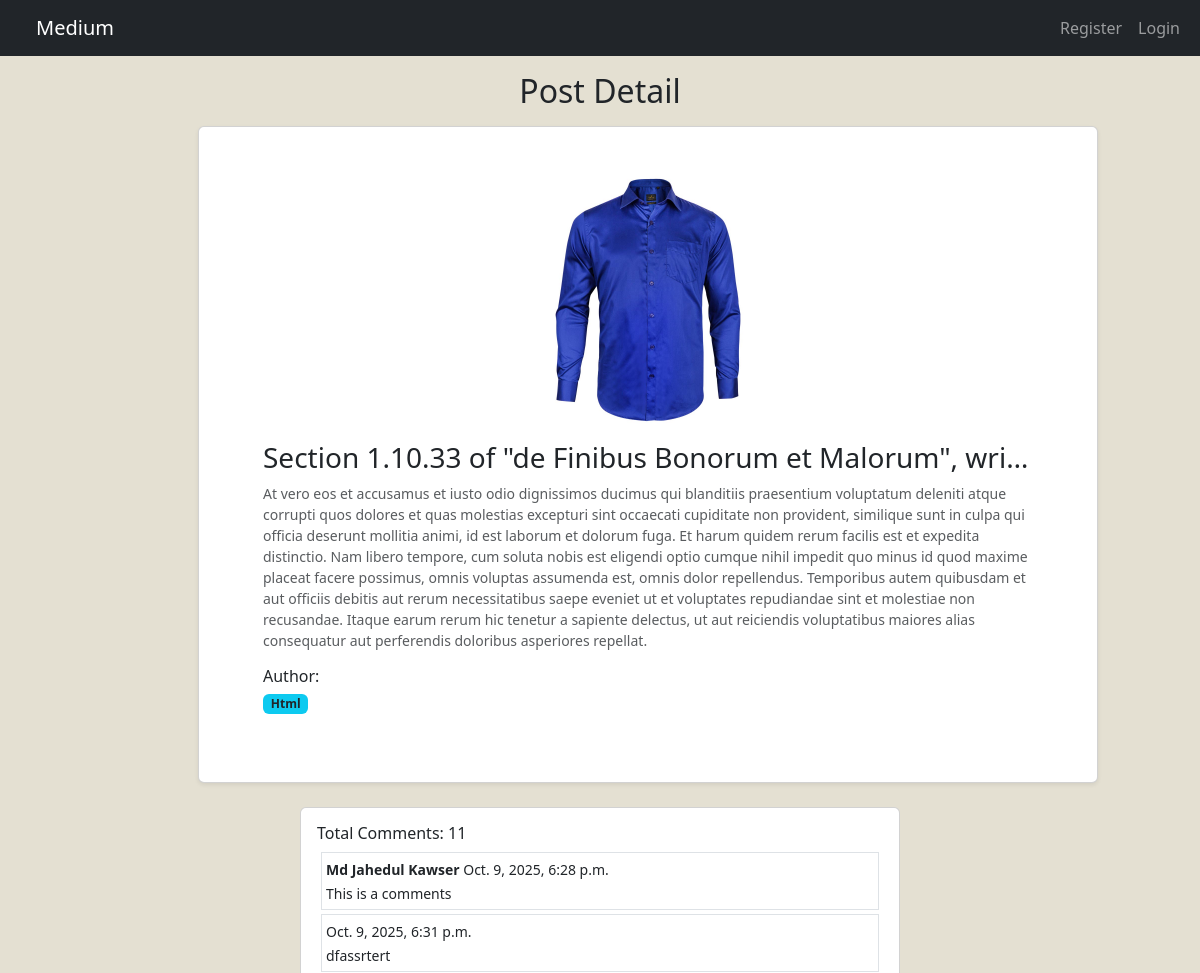
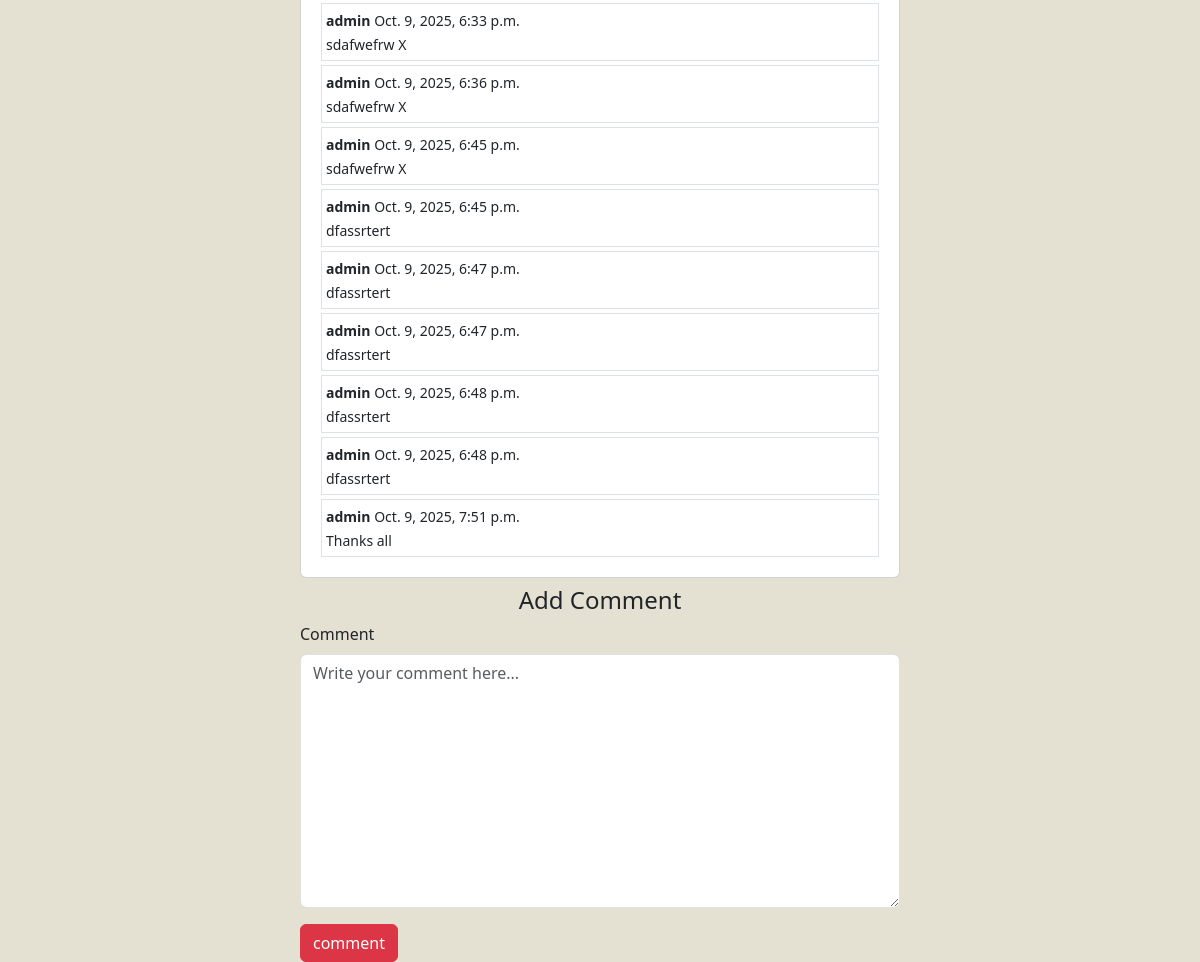
/posts/detail/2, run on the app's committed database (2 pictures, top to bottom).
### posts/models.py (models this page shows, shortened)
class Post(models.Model):
    title = models.CharField(max_length=200)
    content = models.TextField()
    category = models.ManyToManyField(Category)
    author = models.ForeignKey(User, on_delete=models.CASCADE)
    image = models.ImageField(upload_to='product_images/')

class Comments(models.Model):
    post = models.ForeignKey(Post, on_delete=models.CASCADE,related_name='comments')
    name = models.CharField(max_length=30)
    email = models.EmailField()
    created_on = models.DateTimeField(auto_now=True)
    comment = models.TextField(blank=True, null=True)

### categories/models.py (models this page shows, shortened)
class Category(models.Model):
    name = models.CharField(max_length=100)
    slug = models.SlugField(max_length=100, unique=True, blank=True, null=True)

### posts/views.py (the view, shortened to what this page needs)
# urls.py: path("detail/<int:id>", DetailPostView.as_view(), name='detail_post')
class DetailPostView(DetailView):
    model = Post
    pk_url_kwarg = 'id'
    template_name = "detail_post.html"
    def get_context_data(self, **kwargs):
        context = super().get_context_data(**kwargs)
        post = self.object
        comments = post.comments.all()
        comment_form = CommentForm()
        context['comments'] = comments
        context['comment_form'] = comment_form
        return context

### posts/forms.py
class CommentForm(forms.ModelForm):
    comment = forms.CharField(widget=forms.Textarea(attrs={'placeholder': 'Write your comment here...'}), required=False)
    class Meta:
        model = Comments
        fields = ['comment']

### posts/templates/detail_post.html (shortened to what this page needs)
{% extends "base.html" %}
{% load static %}
{% block content %}
{% load crispy_forms_tags %}
<div style="width:75%; margin:auto;">
    <h2 class="text-center my-3">Post Detail</h2>
  <div class="card shadow-sm w-100 mx-5 p-5">
    <img
      src="{{ post.image.url }}"
      class="card-img-top img-fluid"
      style="max-height: 250px; object-fit: contain"
      alt="{{ post.title }}"
    />
    <div class="card-body d-flex flex-column">
      <h3 class="card-title text-truncate">{{ post.title}}</h3>
      <p class="card-text small text-muted">
        {{ post.content}}
      </p>
      <div class="mt-auto">
        <h6 class="mb-1">
          Author: {{ post.author.first_name }} {{ post.author.last_name }}
        </h6>
        {% for category in post.category.all %}
        <span class="badge bg-info text-dark mb-1">{{ category.name }}</span>
        {% endfor %}
      </div>
    </div>
  </div>
</div>
<div class="card mt-4" style="width: 50%; margin: auto">
  <div class="card-body">
    <h6>Total Comments: {{comments|length}}</h6>
    {% for comment in comments %}
    <div class="border p-1 m-1">
      <small><b>{{comment.name}}</b> {{comment.created_on}}</small><br>
      <small>{{comment.comment}}</small>
    </div>
    {% endfor %}
  </div>
</div>
<form style="width: 50%; margin: auto" method="post">
    <h4 class="text-center mt-2">Add Comment</h4>
    {% csrf_token %} {{comment_form | crispy}}
    <input class="btn btn-danger" type="submit" , value="comment" />
</form>
{% endblock content %}

### data on the page
Post: image (picture), title "Section 1.10.33 of \"de Finibus Bonorum et Malorum\", wri…", content "At vero eos et accusamus et iusto odio dignissimos ducimus qui blanditiis praesentium voluptatum deleniti atque corrupti quos dolores et quas molestias excepturi sint occaecati cupiditate non provident, similique sunt in culpa qui officia deserunt mollitia animi, id est laborum et dolorum fuga. Et harum quidem rerum facilis est et expedita distinctio. Nam libero tempore, cum soluta nobis est eligendi optio cumque nihil impedit quo minus id quod maxime placeat facere possimus, omnis voluptas assumenda est, omnis dolor repellendus. Temporibus autem quibusdam et aut officiis debitis aut rerum necessitatibus saepe eveniet ut et voluptates repudiandae sint et molestiae non recusandae. Itaque…"
Category: name "Html"
Comments: name "Md Jahedul Kawser", created_on "Oct. 9, 2025, 6:28 p.m.", comment "This is a comments"
Comments: created_on "Oct. 9, 2025, 6:31 p.m.", comment "dfassrtert"
Comments: name "admin", created_on "Oct. 9, 2025, 6:33 p.m.", comment "sdafwefrw X"
Comments: name "admin", created_on "Oct. 9, 2025, 6:36 p.m.", comment "sdafwefrw X"
Comments: name "admin", created_on "Oct. 9, 2025, 6:45 p.m.", comment "sdafwefrw X"
Comments: name "admin", created_on "Oct. 9, 2025, 6:45 p.m.", comment "dfassrtert"
Comments: name "admin", created_on "Oct. 9, 2025, 6:47 p.m.", comment "dfassrtert"
Comments: name "admin", created_on "Oct. 9, 2025, 6:47 p.m.", comment "dfassrtert"
Comments: name "admin", created_on "Oct. 9, 2025, 6:48 p.m.", comment "dfassrtert"
Comments: name "admin", created_on "Oct. 9, 2025, 6:48 p.m.", comment "dfassrtert"
Comments: name "admin", created_on "Oct. 9, 2025, 7:51 p.m.", comment "Thanks all"

### other printed values
{{ comments|length }} "11"
